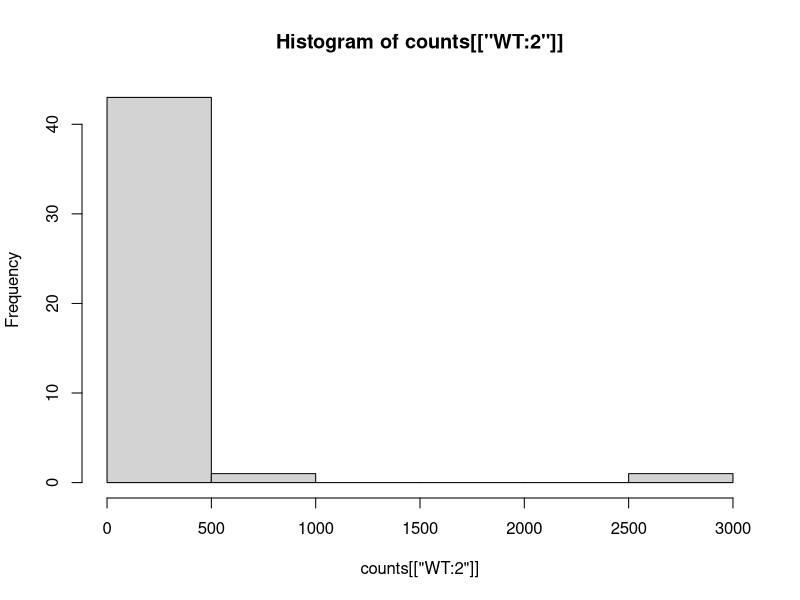
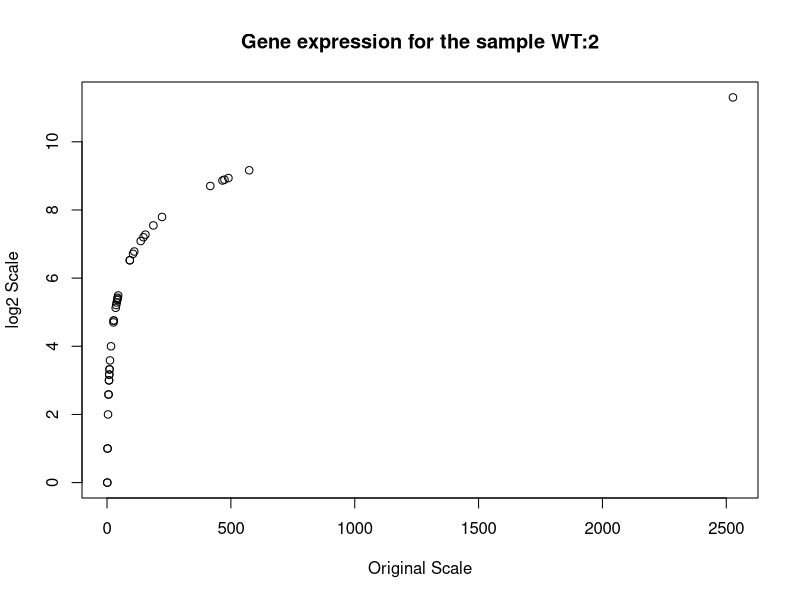
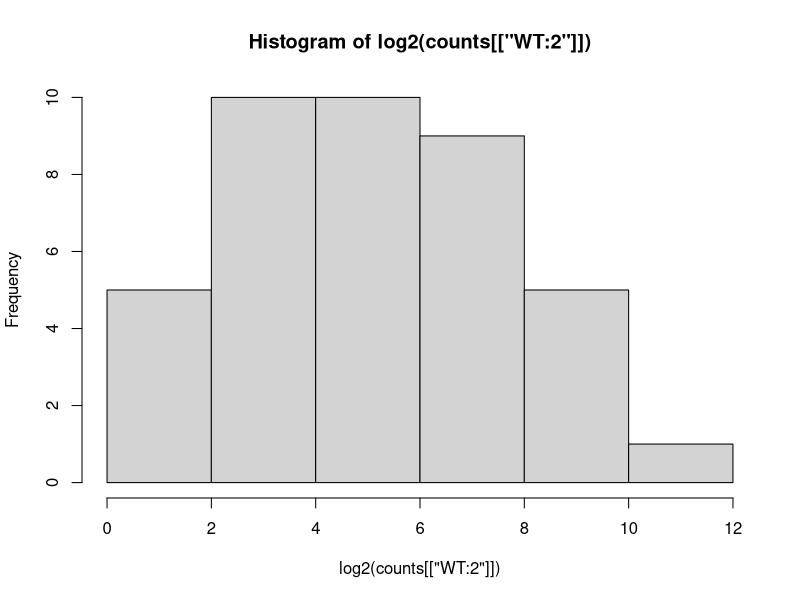

These charts were generated, in order, by the following R code:
## ---- chunk 1
#| echo: false
#| message: false

counts <- readr::read_csv("read-counts.csv")
## ---- chunk 2
dim(counts)
## ---- chunk 3
mode(counts[["WT:2"]])
## ---- chunk 4
mean(counts[["WT:2"]])
sd(counts[["WT:2"]])
## ---- chunk 5
summary(counts[["WT:2"]])
## ---- chunk 6
hist(counts[["WT:2"]])
## ---- chunk 7
plot(
  x = counts[["WT:2"]], y = log2(counts[["WT:2"]]),
  xlab = "Original Scale", ylab = "log2 Scale",
  main = "Gene expression for the sample WT:2"
)
## ---- chunk 8
hist(log2(counts[["WT:2"]]))
